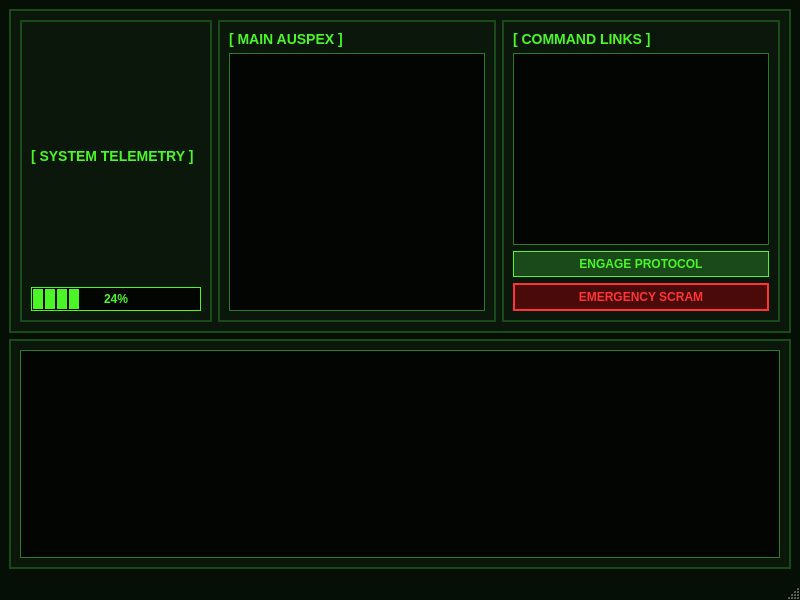
<?xml version="1.0" encoding="UTF-8"?>
<ui version="4.0">
 <class>MainWindow</class>
 <widget class="QMainWindow" name="MainWindow">
  <property name="geometry">
   <rect>
    <x>0</x>
    <y>0</y>
    <width>800</width>
    <height>600</height>
   </rect>
  </property>
  <property name="windowTitle">
   <string>MainWindow</string>
  </property>
  <property name="styleSheet">
   <string notr="true">/* Master Background */
QMainWindow {
    background-color: #050f05; /* Deep, dark green/black */
}

/* Panel Frames */
QFrame {
    background-color: #0a170a;
    border: 2px solid #1a4a1a;
    border-radius: 0px;
}

/* Typography and Labels */
QLabel {
    color: #4af626; /* Bright phosphor green */
    font-family: &quot;Consolas&quot;, &quot;Courier New&quot;, monospace;
    font-size: 14px;
    font-weight: bold;
    border: none; /* Removes border from text */
}

/* Terminal and Lists */
QTextEdit, QListWidget, QGraphicsView {
    background-color: #020502;
    color: #4af626;
    border: 1px solid #2a7a2a;
    font-family: &quot;Consolas&quot;, monospace;
}

/* Standard Buttons */
QPushButton {
    background-color: #1a4a1a;
    color: #4af626;
    border: 1px solid #4af626;
    font-family: &quot;Consolas&quot;, monospace;
    font-weight: bold;
    padding: 5px;
}
QPushButton:hover {
    background-color: #4af626;
    color: #000000;
}

/* The Emergency Stop Button */
QPushButton#pushButton_2 { /* Change this ID to match your E-Stop button's objectName! */
    background-color: #4a0a0a;
    color: #ff3333;
    border: 2px solid #ff3333;
}
QPushButton#pushButton_2:hover {
    background-color: #ff3333;
    color: #000000;
}

/* Reactor Core / Progress Bar */
QProgressBar {
    border: 1px solid #4af626;
    background-color: #020502;
    text-align: center;
    color: #4af626;
    font-weight: bold;
}
QProgressBar::chunk {
    background-color: #4af626;
    width: 10px; /* Creates that segmented, retro blocky look */
    margin: 1px;
}</string>
  </property>
  <widget class="QWidget" name="centralwidget">
   <layout class="QGridLayout" name="gridLayout">
    <item row="0" column="0">
     <layout class="QVBoxLayout" name="verticalLayout">
      <item>
       <layout class="QHBoxLayout" name="horizontalLayout">
        <item>
         <widget class="QFrame" name="frame">
          <property name="frameShape">
           <enum>QFrame::StyledPanel</enum>
          </property>
          <property name="frameShadow">
           <enum>QFrame::Raised</enum>
          </property>
          <layout class="QHBoxLayout" name="horizontalLayout_2">
           <item>
            <widget class="QFrame" name="LeftFrame">
             <property name="frameShape">
              <enum>QFrame::StyledPanel</enum>
             </property>
             <property name="frameShadow">
              <enum>QFrame::Raised</enum>
             </property>
             <layout class="QVBoxLayout" name="verticalLayout_2">
              <item>
               <widget class="QLabel" name="label">
                <property name="text">
                 <string>[ SYSTEM TELEMETRY ]</string>
                </property>
               </widget>
              </item>
              <item>
               <layout class="QGridLayout" name="gridLayout_2"/>
              </item>
              <item>
               <widget class="QProgressBar" name="progressBar">
                <property name="value">
                 <number>24</number>
                </property>
               </widget>
              </item>
             </layout>
            </widget>
           </item>
           <item>
            <widget class="QFrame" name="CenterFrame">
             <property name="frameShape">
              <enum>QFrame::StyledPanel</enum>
             </property>
             <property name="frameShadow">
              <enum>QFrame::Raised</enum>
             </property>
             <layout class="QVBoxLayout" name="verticalLayout_3">
              <item>
               <widget class="QLabel" name="label_2">
                <property name="text">
                 <string>[ MAIN AUSPEX ]</string>
                </property>
               </widget>
              </item>
              <item>
               <widget class="QGraphicsView" name="graphicsView"/>
              </item>
             </layout>
            </widget>
           </item>
           <item>
            <widget class="QFrame" name="RightFrame">
             <property name="frameShape">
              <enum>QFrame::StyledPanel</enum>
             </property>
             <property name="frameShadow">
              <enum>QFrame::Raised</enum>
             </property>
             <layout class="QVBoxLayout" name="verticalLayout_4">
              <item>
               <widget class="QLabel" name="label_3">
                <property name="text">
                 <string>[ COMMAND LINKS ]</string>
                </property>
               </widget>
              </item>
              <item>
               <widget class="QListWidget" name="listWidget"/>
              </item>
              <item>
               <widget class="QPushButton" name="pushButton">
                <property name="text">
                 <string>ENGAGE PROTOCOL</string>
                </property>
               </widget>
              </item>
              <item>
               <widget class="QPushButton" name="pushButton_2">
                <property name="text">
                 <string>EMERGENCY SCRAM</string>
                </property>
               </widget>
              </item>
             </layout>
            </widget>
           </item>
          </layout>
         </widget>
        </item>
       </layout>
      </item>
      <item>
       <widget class="QFrame" name="frame_2">
        <property name="frameShape">
         <enum>QFrame::StyledPanel</enum>
        </property>
        <property name="frameShadow">
         <enum>QFrame::Raised</enum>
        </property>
        <layout class="QVBoxLayout" name="verticalLayout_5">
         <item>
          <widget class="QTextEdit" name="textEdit"/>
         </item>
        </layout>
       </widget>
      </item>
     </layout>
    </item>
   </layout>
  </widget>
  <widget class="QMenuBar" name="menubar">
   <property name="geometry">
    <rect>
     <x>0</x>
     <y>0</y>
     <width>800</width>
     <height>20</height>
    </rect>
   </property>
  </widget>
  <widget class="QStatusBar" name="statusbar"/>
 </widget>
 <resources/>
 <connections/>
</ui>
